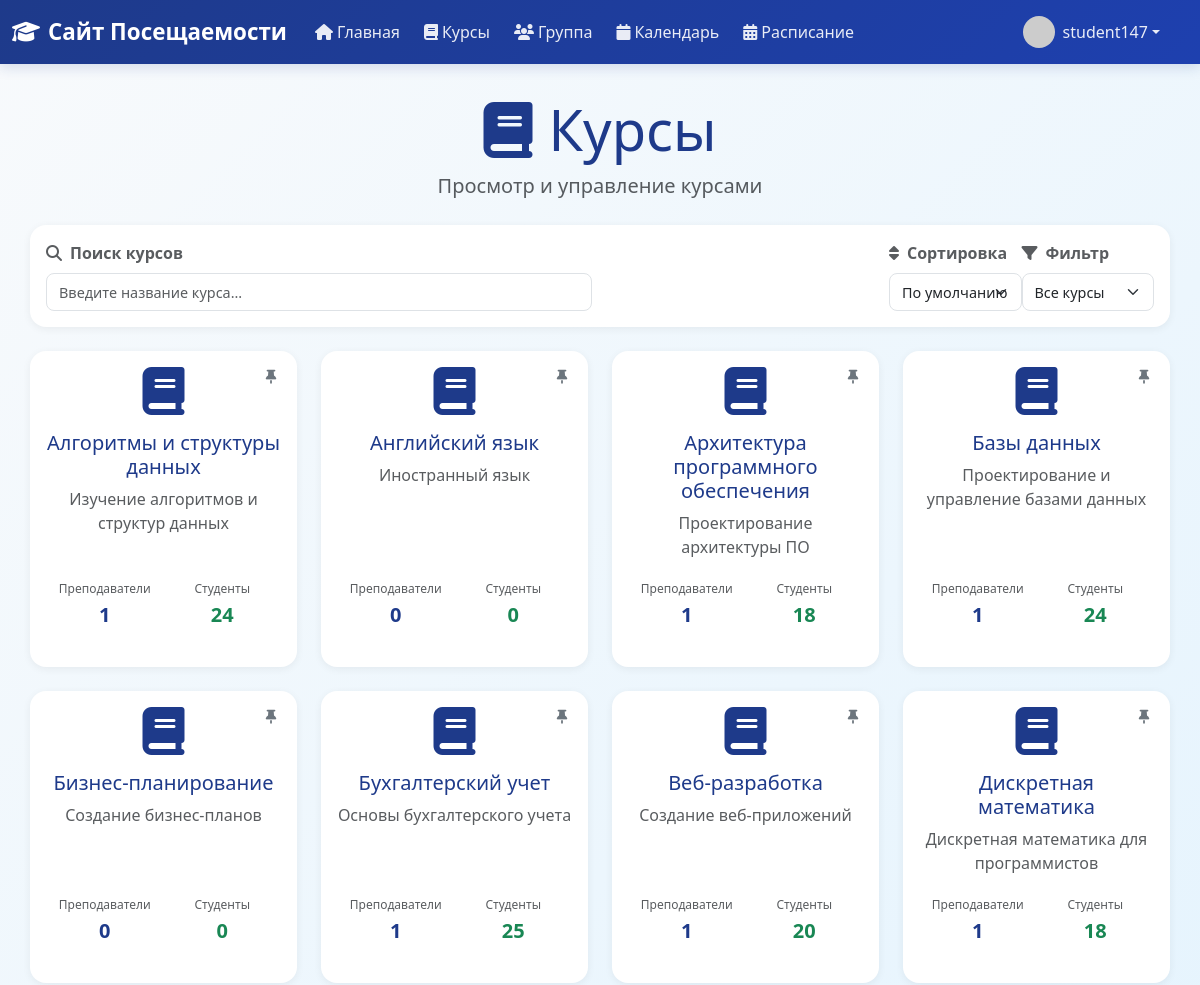
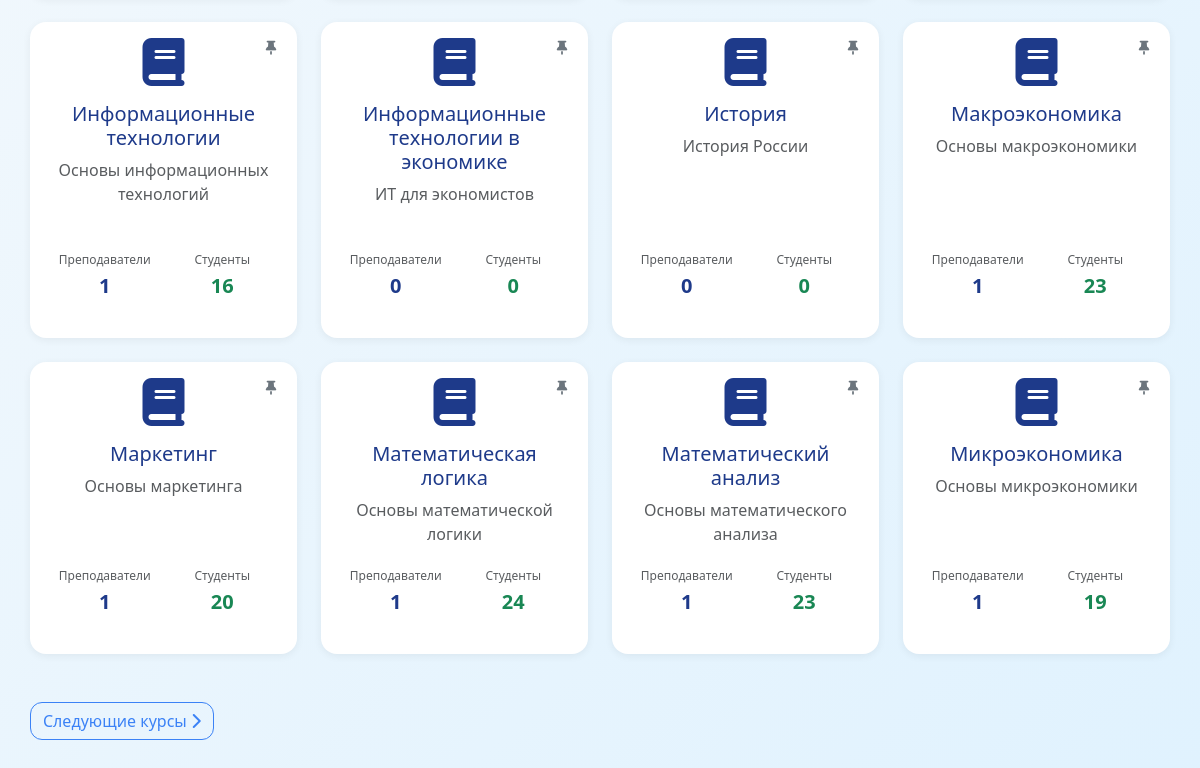
Screenshot of /courses (signed in) with the database file from the repository (2 pictures, top to bottom).
### app/models.py (models this page shows, shortened)
class User(UserMixin, db.Model):
    id: so.Mapped[int] = so.mapped_column(primary_key=True)
    username: so.Mapped[str] = so.mapped_column(sa.String(64), index=True, unique=True)
    email: so.Mapped[str] = so.mapped_column(sa.String(120), index=True, unique=True)
    password_hash: so.Mapped[Optional[str]] = so.mapped_column(sa.String(256))
    role: so.Mapped[str] = so.mapped_column(sa.String(20), default='student')
    about_me: so.Mapped[Optional[str]] = so.mapped_column(sa.String(140))
    last_seen: so.Mapped[Optional[datetime]] = so.mapped_column(default=lambda: datetime.now(timezone.utc))
    sent_messages: so.Mapped[List['Message']] = so.relationship(
        'Message',
        foreign_keys='Message.sender_id',
        back_populates='sender'
    )
    received_messages: so.Mapped[List['Message']] = so.relationship(
        'Message',
        foreign_keys='Message.recipient_id',
        back_populates='recipient'
    )
    teaching_courses: so.Mapped[List['Course']] = so.relationship(
        secondary=teacher_course_association,
        back_populates='teachers',
        collection_class=list
    )
    enrolled_courses: so.Mapped[List['Course']] = so.relationship(
        secondary=student_course_association,
        back_populates='students',
        collection_class=list,
        lazy='joined'
    )
    favorite_courses: so.Mapped[List['Course']] = so.relationship(
        secondary=user_favorites_association,
        back_populates='favorited_by',
        collection_class=list
    )
    group: so.Mapped[Optional['Group']] = so.relationship(
        secondary=student_group_association,
        back_populates='students',
        uselist=False
    )
    attendance_records: so.WriteOnlyMapped['AttendanceRecord'] = so.relationship(
        back_populates='student',
        cascade="all, delete-orphan"
    )
    news_posts: so.Mapped[List['News']] = so.relationship(
        back_populates='author',
        cascade="all, delete-orphan"
    )
    def avatar(self, size: int) -> str:
        digest = md5(self.email.lower().encode('utf-8')).hexdigest()
        return f'https://www.gravatar.com/avatar/{digest}?d=identicon&s={size}'

class Course(db.Model):
    id: so.Mapped[int] = so.mapped_column(primary_key=True)
    name: so.Mapped[str] = so.mapped_column(sa.String(100), unique=True, index=True)
    description: so.Mapped[Optional[str]] = so.mapped_column(sa.String(256))
    teachers: so.Mapped[List['User']] = so.relationship(
        secondary=teacher_course_association,
        back_populates='teaching_courses',
        collection_class=list
    )
    students: so.Mapped[List['User']] = so.relationship(
        secondary=student_course_association,
        back_populates='enrolled_courses',
        collection_class=list,
        lazy='joined'
    )
    favorited_by: so.Mapped[List['User']] = so.relationship(
        secondary=user_favorites_association,
        back_populates='favorite_courses',
        collection_class=list
    )
    attendance_records: so.WriteOnlyMapped['AttendanceRecord'] = so.relationship(
        back_populates='course',
        cascade="all, delete-orphan"
    )

### app/routes.py (the view, shortened to what this page needs)
@app.route('/courses')
@login_required
def courses():
    page = request.args.get('page', 1, type=int)
    search = request.args.get('search', '')
    sort_by = request.args.get('sort_by', 'favorites_first')
    filter_favorites = request.args.get('filter_favorites', 'all')
    courses_query = sa.select(Course)
    if filter_favorites == 'favorites':
        favorite_course_ids = [c.id for c in current_user.favorite_courses]
        if favorite_course_ids:
            courses_query = courses_query.where(Course.id.in_(favorite_course_ids))
        else:
            courses_query = courses_query.where(Course.id == 0)
    elif filter_favorites == 'not_favorites':
        favorite_course_ids = [c.id for c in current_user.favorite_courses]
        if favorite_course_ids:
            courses_query = courses_query.where(Course.id.notin_(favorite_course_ids))
    if sort_by == 'name':
        courses_query = courses_query.order_by(Course.name)
    elif sort_by == 'name_desc':
        courses_query = courses_query.order_by(Course.name.desc())
    elif sort_by == 'favorites_first':
        pass
    elif sort_by == 'description':
        courses_query = courses_query.order_by(Course.description)
    else:
        pass
    courses = db.session.execute(courses_query).scalars().unique().all()
    if sort_by == 'favorites_first':
        favorite_course_ids = {c.id for c in current_user.favorite_courses}
        courses.sort(key=lambda c: (not favorite_course_ids.__contains__(c.id), c.name.lower()))
    per_page = 16
    total_courses = len(courses)
    total_pages = (total_courses + per_page - 1) // per_page
    if page < 1:
        page = 1
    elif page > total_pages and total_pages > 0:
        page = total_pages
    start_idx = (page - 1) * per_page
    end_idx = start_idx + per_page
    courses_page = courses[start_idx:end_idx]
    next_url = url_for('courses', page=page + 1, search=search, sort_by=sort_by, filter_favorites=filter_favorites) \
        if page < total_pages else None
    prev_url = url_for('courses', page=page - 1, search=search, sort_by=sort_by, filter_favorites=filter_favorites) \
        if page > 1 else None
    courses = courses_page
    return render_template('courses.html',
                         title='Курсы',
                         courses=courses,
                         next_url=next_url,
                         prev_url=prev_url,
                         search=search,
                         sort_by=sort_by,
                         filter_favorites=filter_favorites)

### app/templates/courses.html (shortened to what this page needs)
{% extends "base.html" %}
{% block content %}
<div class="container">
    <div class="text-center mb-4">
        <h1 class="display-4 text-primary">
            <i class="fas fa-book me-3"></i>Курсы
        </h1>
        <p class="lead text-muted">Просмотр и управление курсами</p>
    </div>
    <div class="card border-0 shadow-sm mb-4">
        <div class="card-body py-3">
            <div class="row g-3 align-items-end">
                <div class="col-md-6">
                    <label for="liveSearch" class="form-label fw-semibold text-muted mb-2 fs-6">
                        <i class="fas fa-search me-2"></i>Поиск курсов
                    </label>
                    <div class="search-container position-relative">
                        <input type="text" class="form-control" id="liveSearch" placeholder="Введите название курса..." autocomplete="off">
                    </div>
                </div>
                <div class="col-md-3">
                    <div class="row g-0">
                        <div class="col-6">
                            <label for="sort_by" class="form-label fw-semibold text-muted mb-2">
                                <i class="fas fa-sort me-2"></i>Сортировка
                            </label>
                            <select class="form-select form-select-sm h-100" name="sort_by" id="sort_by" style="max-width: 150px;">
                                <option value="favorites_first" {% if sort_by == 'favorites_first' %}selected{% endif %}>
                                    По умолчанию
                                </option>
                            </select>
                        </div>
                        <div class="col-6">
                            <label for="filter_favorites" class="form-label fw-semibold text-muted mb-2">
                                <i class="fas fa-filter me-2"></i>Фильтр
                            </label>
                            <select class="form-select form-select-sm h-100" name="filter_favorites" id="filter_favorites" style="max-width: 150px;">
                                <option value="all" {% if filter_favorites == 'all' %}selected{% endif %}>
                                    Все курсы
                                </option>
                            </select>
                        </div>
                    </div>
                </div>
            </div>
        </div>
    </div>
    <div id="coursesContainer" style="position: relative; z-index: 1;">
        {% if courses %}
            <div class="row courses-container">
                {% for course in courses %}
                    <div class="col-md-6 col-lg-4 col-xl-3 mb-4" data-course-id="{{ course.id }}">
                        <div class="card h-100 border-0 shadow-sm course-card position-relative">
                            <button onclick="toggleFavorite({{ course.id }}, this)" class="btn btn-sm btn-outline-secondary border-0 favorite-btn" data-course-id="{{ course.id }}" data-is-favorite="{% if course in current_user.favorite_courses %}true{% else %}false{% endif %}" title="{% if course in current_user.favorite_courses %}Убрать из избранного{% else %}Добавить в избранное{% endif %}">
                                <i class="fas fa-thumbtack {% if course in current_user.favorite_courses %}text-warning{% else %}text-secondary{% endif %}"></i>
                            </button>
                            <div class="card-body text-center">
                                <div class="mb-3">
                                    <i class="fas fa-book fa-3x text-primary"></i>
                                </div>
                                <h5 class="card-title text-primary">{{ course.name }}</h5>
                                {% if course.description %}
                                    <p class="card-text text-muted course-description">{{ course.description }}</p>
                                {% endif %}
                                <div class="course-stats">
                                    <div class="row text-center">
                                        <div class="col-6">
                                            <small class="text-muted">Преподаватели</small>
                                            <div class="fw-bold text-primary">{{ course.teachers|length }}</div>
                                        </div>
                                        <div class="col-6">
                                            <small class="text-muted">Студенты</small>
                                            <div class="fw-bold text-success">{{ course.students|length }}</div>
                                        </div>
                                    </div>
                                </div>
                            </div>
                        </div>
                    </div>
                {% endfor %}
            </div>
            {% if next_url or prev_url %}
                <div class="d-flex justify-content-between align-items-center mt-4">
                    {% if next_url %}
                        <a href="{{ next_url }}" class="btn btn-outline-primary">
                            Следующие курсы<i class="fas fa-chevron-right ms-1"></i>
                        </a>
                    {% endif %}
                </div>
            {% endif %}
        {% endif %}
    </div>
</div>
{% endblock %}

### app/templates/base.html (shortened to what this page needs)
<!doctype html>
<html lang="ru">
  <head>
    <link href="https://cdn.jsdelivr.net/npm/bootstrap@5.3.0/dist/css/bootstrap.min.css" rel="stylesheet">
    <link href="https://cdnjs.cloudflare.com/ajax/libs/font-awesome/6.4.0/css/all.min.css" rel="stylesheet">
  </head>
  <body>
    {% if current_user.is_authenticated %}
    <nav class="navbar navbar-expand-lg navbar-dark mb-4">
      <div class="container-fluid">
        <a class="navbar-brand" href="{{ url_for('index') }}">
            <i class="fas fa-graduation-cap me-2"></i>Сайт Посещаемости
        </a>
        <div class="collapse navbar-collapse" id="navbarNav">
          <ul class="navbar-nav me-auto mb-2 mb-lg-0">
            <li class="nav-item">
              <a class="nav-link" href="{{ url_for('index') }}">
                  <i class="fas fa-home me-1"></i>Главная
              </a>
            </li>
            <li class="nav-item">
                <a class="nav-link" href="{{ url_for('courses') }}">
                    <i class="fas fa-book me-1"></i>Курсы
                </a>
              </li>
              <li class="nav-item">
                <a class="nav-link" href="{{ url_for('group') }}">
                    <i class="fas fa-users me-1"></i>Группа
                </a>
              </li>
              <li class="nav-item">
                <a class="nav-link" href="{{ url_for('calendar') }}">
                    <i class="fas fa-calendar me-1"></i>Календарь
                </a>
              </li>
              <li class="nav-item">
                <a class="nav-link" href="{{ url_for('schedule') }}">
                    <i class="fas fa-calendar-alt me-1"></i>Расписание
                </a>
              </li>
          </ul>
          <ul class="navbar-nav ms-auto">
            <li class="nav-item dropdown">
              <a class="nav-link dropdown-toggle d-flex align-items-center" href="#"
                 id="profileDropdown" role="button" data-bs-toggle="dropdown" aria-expanded="false">
                <img src="{{ current_user.avatar(32) }}" alt="Аватар"
                     class="rounded-circle me-2" style="width: 32px; height: 32px;">
                <span>{{ current_user.username }}</span>
              </a>
            </li>
          </ul>
        </div>
      </div>
    </nav>
    {% endif %}
    <div class="container">
        {% block content %}{% endblock %}
    </div>
  </body>
</html>

### rows the page displays
User: username "student147"
Course: name "Алгоритмы и структуры данных", description "Изучение алгоритмов и структур данных", teachers|length "1", students|length "24"
Course: name "Английский язык", description "Иностранный язык", teachers|length "0", students|length "0"
Course: name "Архитектура программного обеспечения", description "Проектирование архитектуры ПО", teachers|length "1", students|length "18"
Course: name "Базы данных", description "Проектирование и управление базами данных", teachers|length "1", students|length "24"
Course: name "Бизнес-планирование", description "Создание бизнес-планов", teachers|length "0", students|length "0"
Course: name "Бухгалтерский учет", description "Основы бухгалтерского учета", teachers|length "1", students|length "25"
Course: name "Веб-разработка", description "Создание веб-приложений", teachers|length "1", students|length "20"
Course: name "Дискретная математика", description "Дискретная математика для программистов", teachers|length "1", students|length "18"
Course: name "Информационные технологии", description "Основы информационных технологий", teachers|length "1", students|length "16"
Course: name "Информационные технологии в экономике", description "ИТ для экономистов", teachers|length "0", students|length "0"
Course: name "История", description "История России", teachers|length "0", students|length "0"
Course: name "Макроэкономика", description "Основы макроэкономики", teachers|length "1", students|length "23"
Course: name "Маркетинг", description "Основы маркетинга", teachers|length "1", students|length "20"
Course: name "Математическая логика", description "Основы математической логики", teachers|length "1", students|length "24"
Course: name "Математический анализ", description "Основы математического анализа", teachers|length "1", students|length "23"
Course: name "Микроэкономика", description "Основы микроэкономики", teachers|length "1", students|length "19"
